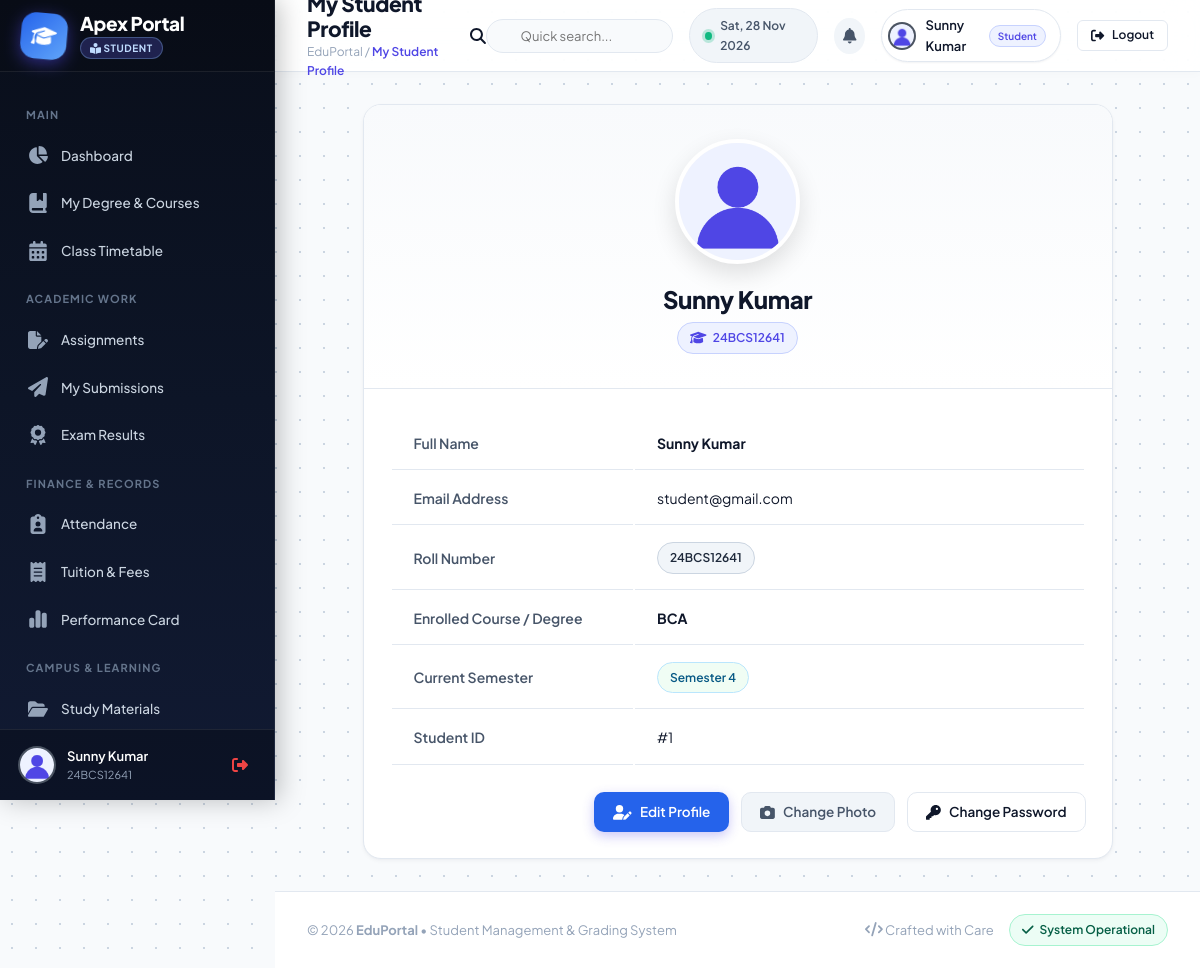
Page /student/profile.php (signed in) on the committed database.
### tables this page shows
CREATE TABLE `students` (
  `student_id` INT AUTO_INCREMENT PRIMARY KEY,
  `user_id` INT NOT NULL UNIQUE,
  `roll_no` VARCHAR(50) NOT NULL UNIQUE,
  `department_id` INT DEFAULT NULL,
  `course_id` INT DEFAULT NULL,
  `course` VARCHAR(100) DEFAULT 'BCA',
  `semester` INT NOT NULL DEFAULT 1,
  `admission_year` INT NOT NULL DEFAULT 2024,
  `gender` ENUM('Male','Female','Other') DEFAULT 'Male',
  `dob` DATE DEFAULT NULL,
  `address` TEXT DEFAULT NULL,
  `status` ENUM('Active','Graduated','Suspended') DEFAULT 'Active',
  `profile_picture` VARCHAR(255) DEFAULT NULL,
  `created_at` TIMESTAMP DEFAULT CURRENT_TIMESTAMP,
  CONSTRAINT `fk_sp_stu_course` FOREIGN KEY (`course_id`) REFERENCES `courses` (`course_id`) ON DELETE SET NULL,
  CONSTRAINT `fk_sp_stu_user` FOREIGN KEY (`user_id`) REFERENCES `users` (`id`) ON DELETE CASCADE
);

CREATE TABLE `users` (
  `id` INT AUTO_INCREMENT PRIMARY KEY,
  `name` VARCHAR(120) NOT NULL,
  `email` VARCHAR(120) NOT NULL UNIQUE,
  `password` VARCHAR(255) NOT NULL,
  `role` ENUM('admin', 'faculty', 'student') NOT NULL DEFAULT 'student',
  `profile_picture` VARCHAR(255) DEFAULT 'default.png',
  `phone` VARCHAR(30) DEFAULT NULL,
  `created_at` TIMESTAMP DEFAULT CURRENT_TIMESTAMP
);

### config/db.php (called while the page is built, shortened)
<?php
$host = getenv('DB_HOST') ?: "127.0.0.1";
$user = getenv('DB_USER') ?: "root";
$password = getenv('DB_PASSWORD') !== false ? getenv('DB_PASSWORD') : "";
$database = getenv('DB_NAME') ?: "student_portal";
$port = getenv('DB_PORT') ? (int)getenv('DB_PORT') : 3306;
try {
    $con = @mysqli_connect($host, $user, $password, $database, $port);
} catch (Throwable $e) {
    $con = false;
}
mysqli_set_charset($con, "utf8mb4");
if ($con) {
    static $schema_checked = false;
    if (!$schema_checked) {
if (!function_exists('safe_num_rows')) {
    function safe_num_rows($result) {
        if ($result && is_object($result)) {
            return mysqli_num_rows($result);
        }
        return 0;
    }
}
    }
}
if (!function_exists('safe_fetch_assoc')) {
    function safe_fetch_assoc($result) {
        if ($result && is_object($result) && mysqli_num_rows($result) > 0) {
            return mysqli_fetch_assoc($result);
        }
        return [];
    }
}
?>

### student/profile.php (the view, shortened to what this page needs)
<?php
include("../config/db.php");
$user_id = $_SESSION['user_id'];
$query = mysqli_query($con, "
    SELECT u.*, s.student_id, s.roll_no, s.course, s.semester, s.profile_picture AS s_pic
    FROM users u
    JOIN students s ON u.id = s.user_id
    WHERE u.id='$user_id'
    LIMIT 1
");
$student = ($query && safe_num_rows($query) > 0) ? safe_fetch_assoc($query) : [];
$pic = !empty($student['s_pic']) && file_exists("../uploads/profile_pictures/" . $student['s_pic'])
    ? "../uploads/profile_pictures/" . $student['s_pic']
    : (!empty($student['profile_picture']) && file_exists("../uploads/profile_pictures/" . $student['profile_picture'])
        ? "../uploads/profile_pictures/" . $student['profile_picture']
        : "../assets/images/default-user.png");
include("../includes/header.php");
include("../includes/sidebar_student.php");
include("../includes/navbar.php");
?>
<div class="card" style="max-width: 750px; margin: 0 auto;">
    <div class="profile-hero">
        <img src="<?php echo $pic; ?>" alt="Student Photo" class="profile-avatar-large">
        <h2><?php echo htmlspecialchars($student['name']); ?></h2>
        <span class="badge badge-primary"><i class="fa-solid fa-graduation-cap"></i> <?php echo htmlspecialchars($student['roll_no']); ?></span>
    </div>
    <div class="card-body">
        <table class="profile-details-table">
            <tr>
                <td>Full Name</td>
                <td><strong><?php echo htmlspecialchars($student['name']); ?></strong></td>
            </tr>
            <tr>
                <td>Email Address</td>
                <td><?php echo htmlspecialchars($student['email']); ?></td>
            </tr>
            <tr>
                <td>Roll Number</td>
                <td><span class="badge badge-dark"><?php echo htmlspecialchars($student['roll_no']); ?></span></td>
            </tr>
            <tr>
                <td>Enrolled Course / Degree</td>
                <td><strong><?php echo htmlspecialchars($student['course']); ?></strong></td>
            </tr>
            <tr>
                <td>Current Semester</td>
                <td><span class="badge badge-info">Semester <?php echo htmlspecialchars($student['semester']); ?></span></td>
            </tr>
            <tr>
                <td>Student ID</td>
                <td>#<?php echo $student['student_id']; ?></td>
            </tr>
        </table>
        <div style="display:flex; justify-content:flex-end; gap:12px; margin-top:25px;">
            <a href="edit_profile.php" class="btn btn-primary" style="background:#2563eb;">
                <i class="fa-solid fa-user-pen"></i> Edit Profile
            </a>
            <a href="upload_profile_picture.php" class="btn btn-secondary">
                <i class="fa-solid fa-camera"></i> Change Photo
            </a>
            <a href="change_password.php" class="btn btn-outline">
                <i class="fa-solid fa-key"></i> Change Password
            </a>
        </div>
    </div>
</div>
<?php include("../includes/footer.php"); ?>

### includes/sidebar_student.php (shortened to what this page needs)
<?php
$current_page = basename($_SERVER['PHP_SELF']);
$student_name = $_SESSION['name'] ?? 'Student';
$student_pic = "../assets/images/default-user.png";
$roll_no_display = "Student";
if (isset($con) && isset($_SESSION['user_id'])) {
    $u_res = mysqli_query($con, "
        SELECT students.profile_picture, students.roll_no, students.course
        FROM students
        WHERE user_id='" . $_SESSION['user_id'] . "'
    ");
    if ($u_res && $s_row = safe_fetch_assoc($u_res)) {
        if (!empty($s_row['roll_no'])) {
            $roll_no_display = $s_row['roll_no'];
        }
    }
}
?>
<aside class="sidebar">
    <div class="sidebar-brand">
        <div class="brand-icon" style="background: linear-gradient(135deg, #2563eb 0%, #60a5fa 100%);">
            <i class="fa-solid fa-graduation-cap"></i>
        </div>
        <div class="brand-text">
            <h3>Apex Portal</h3>
            <span class="brand-badge" style="color: #bfdbfe;"><i class="fa-solid fa-book-reader"></i> Student</span>
        </div>
    </div>
    <div class="sidebar-menu">
        <div class="menu-category">MAIN</div>
        <a href="dashboard.php" class="nav-link <?php echo ($current_page == 'dashboard.php') ? 'active' : ''; ?>">
            <i class="fa-solid fa-chart-pie"></i>
            <span>Dashboard</span>
        </a>
        <a href="courses.php" class="nav-link <?php echo ($current_page == 'courses.php') ? 'active' : ''; ?>">
            <i class="fa-solid fa-book-bookmark"></i>
            <span>My Degree & Courses</span>
        </a>
        <a href="timetable.php" class="nav-link <?php echo ($current_page == 'timetable.php') ? 'active' : ''; ?>">
            <i class="fa-solid fa-calendar-days"></i>
            <span>Class Timetable</span>
        </a>
        <div class="menu-category">ACADEMIC WORK</div>
        <a href="view_assignments.php" class="nav-link <?php echo in_array($current_page, ['view_assignments.php', 'assignments.php', 'submit_assignment.php']) ? 'active' : ''; ?>">
            <i class="fa-solid fa-file-pen"></i>
            <span>Assignments</span>
        </a>
        <a href="my_submissions.php" class="nav-link <?php echo ($current_page == 'my_submissions.php') ? 'active' : ''; ?>">
            <i class="fa-solid fa-paper-plane"></i>
            <span>My Submissions</span>
        </a>
        <a href="view_grades.php" class="nav-link <?php echo in_array($current_page, ['view_grades.php', 'results.php']) ? 'active' : ''; ?>">
            <i class="fa-solid fa-award"></i>
            <span>Exam Results</span>
        </a>
        <div class="menu-category">FINANCE & RECORDS</div>
        <a href="view_attendance.php" class="nav-link <?php echo in_array($current_page, ['view_attendance.php', 'attendance.php']) ? 'active' : ''; ?>">
            <i class="fa-solid fa-clipboard-user"></i>
            <span>Attendance</span>
        </a>
        <a href="fees.php" class="nav-link <?php echo ($current_page == 'fees.php') ? 'active' : ''; ?>">
            <i class="fa-solid fa-receipt"></i>
            <span>Tuition & Fees</span>
        </a>
        <a href="performance_report.php" class="nav-link <?php echo ($current_page == 'performance_report.php') ? 'active' : ''; ?>">
            <i class="fa-solid fa-chart-simple"></i>
            <span>Performance Card</span>
        </a>
        <div class="menu-category">CAMPUS & LEARNING</div>
        <a href="study_materials.php" class="nav-link <?php echo ($current_page == 'study_materials.php') ? 'active' : ''; ?>">
            <i class="fa-solid fa-folder-open"></i>
            <span>Study Materials</span>
        </a>
    </div>
    <div class="sidebar-footer">
        <div class="user-mini">
            <img src="<?php echo $student_pic; ?>" alt="Student Avatar" class="user-avatar">
            <div class="user-info">
                <div class="name"><?php echo htmlspecialchars($student_name); ?></div>
                <div class="role-tag"><?php echo htmlspecialchars($roll_no_display); ?></div>
            </div>
        </div>
        <a href="../logout.php" class="logout-icon" title="Logout">
            <i class="fa-solid fa-right-from-bracket"></i>
        </a>
    </div>
</aside>

### rows in the picture
students: roll_no "24BCS12641", user.name "Sunny Kumar", user.email "student@gmail.com", course "BCA", semester "4", student_id "1"

### other values in the picture
$student_name "Sunny Kumar"
$header_title "My Student Profile"
$user_name "Sunny Kumar"
$user_role_label "Student"
